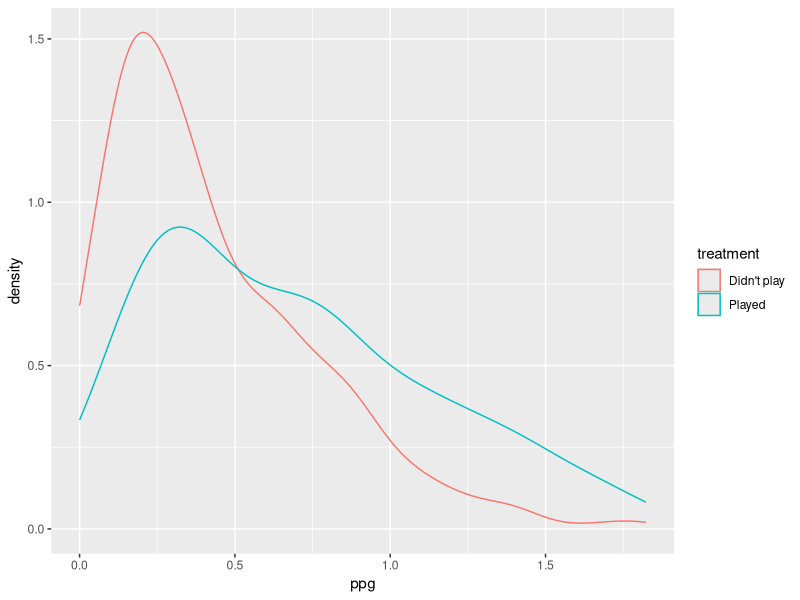
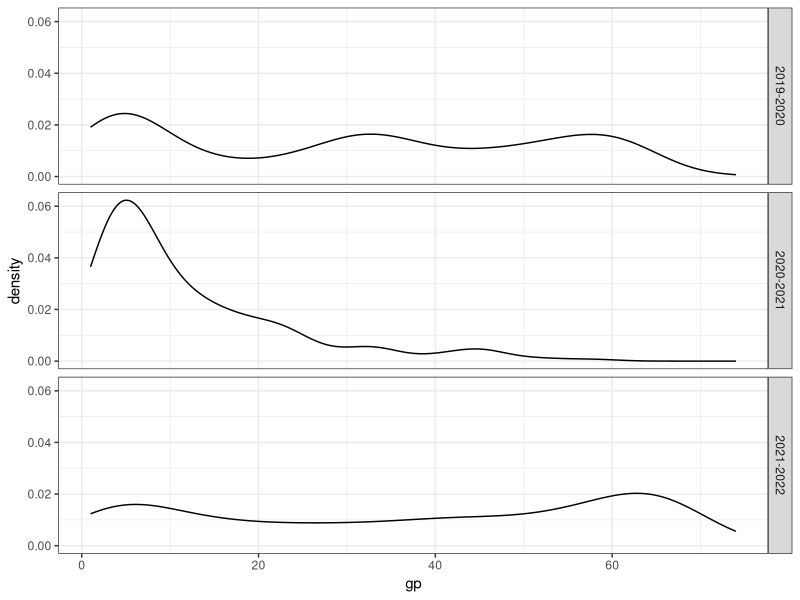
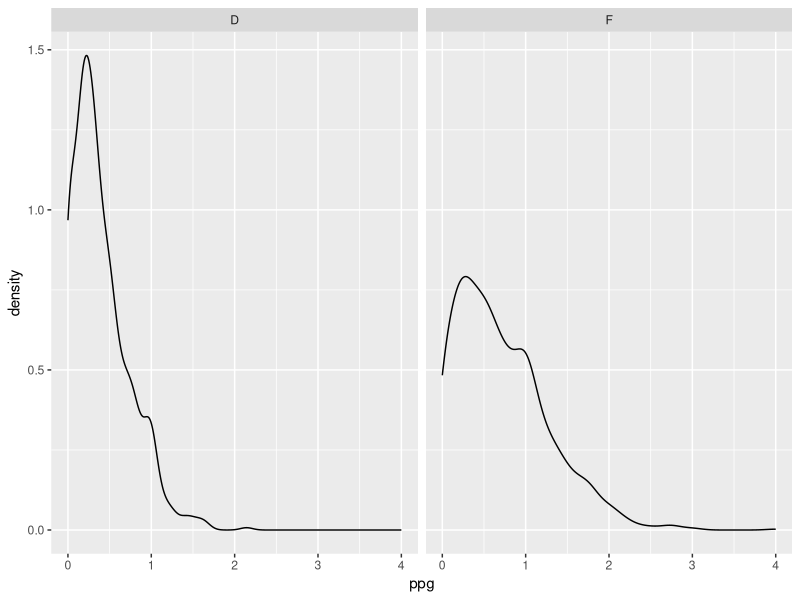
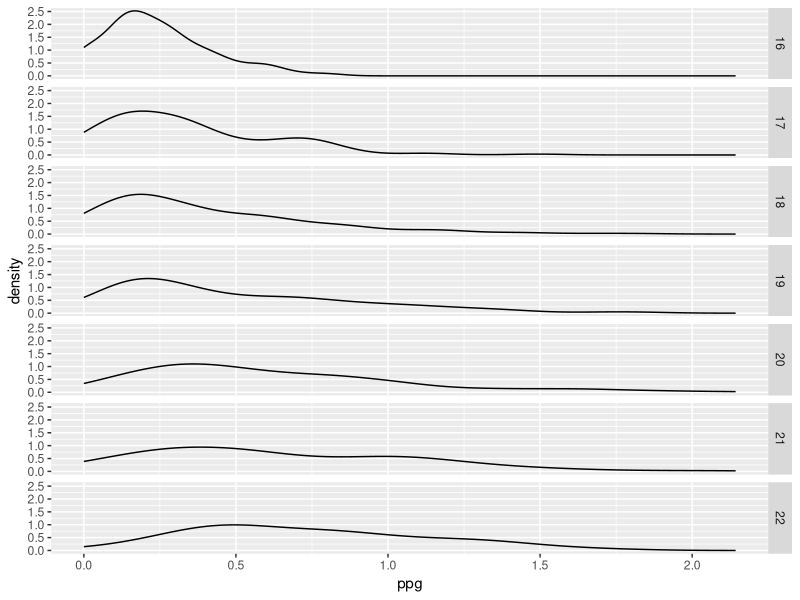
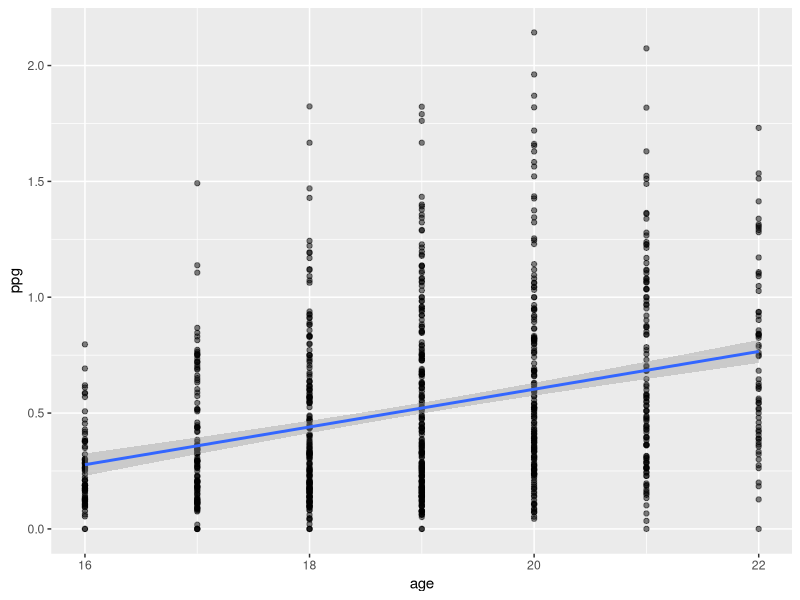
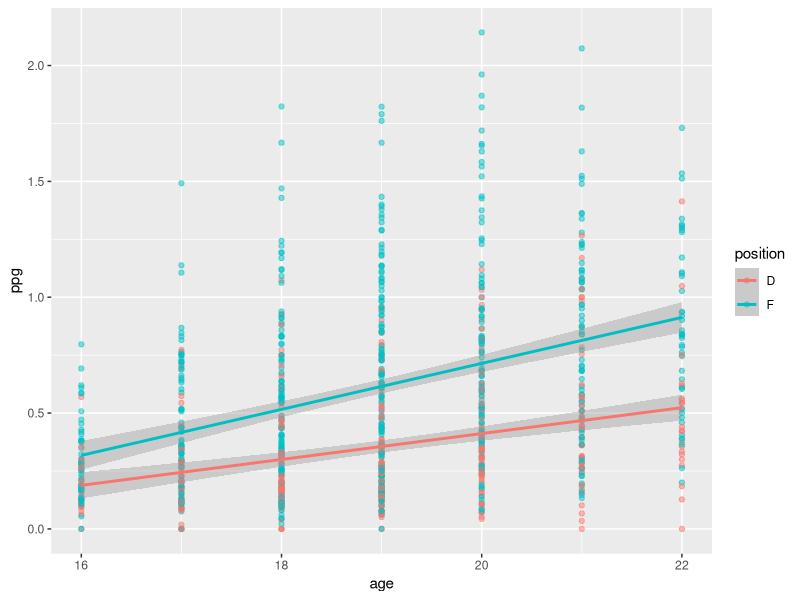

Reproduce these figures in R, in order.
# PURPOSE: EDA on OHL COVID impact

# Load libraries ----------------------------------------------------------

library(tidyverse)
library(lubridate)

# Explore data ------------------------------------------------------------

ohl <- read_csv("sams_ohl_data_request.csv")
ohl_covid <- ohl %>%
  filter(season %in% c("2019-2020","2020-2021", "2021-2022"))

## Add treatment var
# Split players up into treatment vs non-treatment

ohl_20_22 <- ohl %>%
  filter(season %in% c("2020-2021", "2021-2022")) %>%
  mutate(ppg = pts/gp)

# Filtering only for players who played more than 10 games
ohl_20_21 <- ohl %>%
  filter(season == "2020-2021", gp > 10)

length(unique(ohl_20_21$player_id)) == nrow(ohl_20_21)

ohl_21_22 <- ohl %>%
  filter(season == "2021-2022") %>%
  mutate(ppg = pts/gp)

ohl_treatment <- ohl_21_22 %>%
  filter(league == "OHL") %>%
  mutate(treatment = ifelse(player_id %in% ohl_20_21$player_id, "Played", "Didn't play"))

# Distribution of ppg by treatment for 21-22 season
ggplot(ohl_treatment, aes(x = ppg, color = treatment)) +
  geom_density()

# How many observations per season?
table(ohl_covid$season)

# Distribution of games played during 2019-22?

ggplot(ohl_covid, aes(x = gp)) +
  geom_density() +
  facet_grid(rows = vars(season)) +
  theme_bw()

# in 2021 a lot of people didn't play a lot, which makes sense.
# In 2019-20 and 2021-22, a good amount of players didn't play a lot but
# there's a dip at the 20 game mark, after which number of players starts to
# pick up

# Create player "ratings" (points per game)
ohl_ratings <- ohl_covid %>%
  mutate(ppg = pts/gp)

# Density curve of ppg for all players in all leagues on all teams by position
ggplot(ohl_ratings, aes(x = ppg)) +
  geom_density() +
  facet_wrap(~ position)

# adding age to dataset
ohl_ratings <- ohl_ratings %>%
  filter(season %in% c("2019-2020", "2020-2021", "2021-2022")) %>%
  mutate(age = trunc((dob %--% as.Date("2022-01-01")) / years(1))) %>%
  filter(age %in% 16:22, league == "OHL")

# Density curve of ppg faceted by age
ggplot(ohl_ratings, aes(x = ppg)) +
  geom_density() +
  # facet_wrap(~ age, nrow = 7)
  facet_grid(rows = vars(age))

# what's the difference between nrow of all ohl players vs ohl players
# with at least 10 games played?
nrow(ohl_ratings)
nrow(filter(ohl_ratings, gp >= 10))

# -> not that different... only a reduction of 80 players

# plot of ppg vs age with linear model
ohl_ratings %>%
  filter(gp >= 10) %>%
  ggplot(aes(x = age, y = ppg)) +
    geom_point(alpha = .5) +
    geom_smooth(method = "lm")

# colored by position
ohl_ratings %>%
  filter(gp >= 10) %>%
  ggplot(aes(x = age, y = ppg, color = position)) +
  geom_point(alpha = .5) +
  geom_smooth(method = "lm")

# Age significantly positively correlated with ppg
summary(lm(ppg ~ age, data = ohl_ratings))

# Look at distribution/relationship for player quality once I figure out how to
# compute it



# For Jackie: filtering for leagues that are present in all seasons 2019-2022 ---------

ohl_covid %>%
  group_by(league, season) %>%
  summarize(count = n()) %>%
  pivot_wider(names_from = season, values_from = count) %>%
  filter(!is.na(`2019-2020`) & !is.na(`2020-2021`) & !is.na(`2021-2022`))
